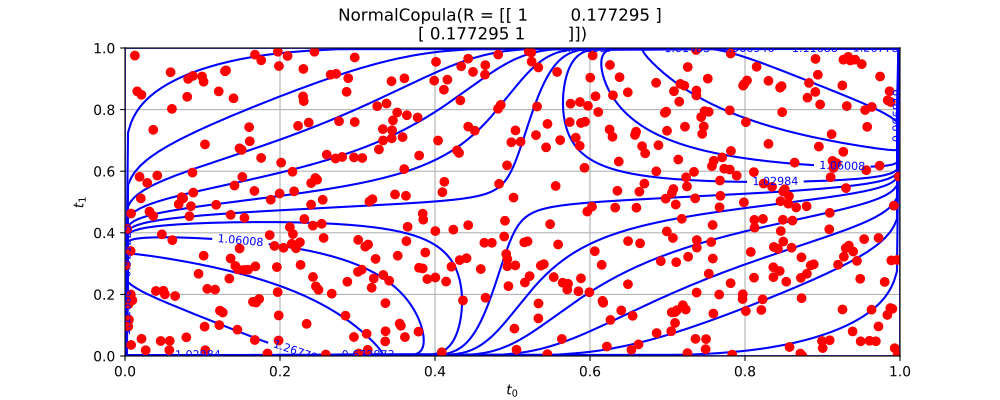

Here is the Python script that generated this plot:
import openturns as ot
from matplotlib import pyplot as plt
from openturns.viewer import View
ot.RandomGenerator.SetSeed(0)
factory = ot.NormalCopulaFactory()
ref = factory.build()
dimension = ref.getDimension()
if dimension <= 2:
    sample = ref.getSample(50)
    distribution = factory.build(sample)
    if dimension == 1:
        distribution.setDescription(['$t$'])
        pdf_graph = distribution.drawPDF(256)
        cloud = ot.Cloud(sample, ot.Sample(sample.getSize(), 1))
        cloud.setColor('blue')
        cloud.setPointStyle('fcircle')
        pdf_graph.add(cloud)
        fig = plt.figure(figsize=(10, 4))
        plt.suptitle(str(distribution))
        pdf_axis = fig.add_subplot(111)
        View(pdf_graph, figure=fig, axes=[pdf_axis], add_legend=False)
    else:
        sample = ref.getSample(500)
        distribution.setDescription(['$t_0$', '$t_1$'])
        pdf_graph = distribution.drawPDF([256]*2)
        cloud = ot.Cloud(sample)
        cloud.setColor('red')
        cloud.setPointStyle('fcircle')
        pdf_graph.add(cloud)
        fig = plt.figure(figsize=(10, 4))
        plt.suptitle(str(distribution))
        pdf_axis = fig.add_subplot(111)
        View(pdf_graph, figure=fig, axes=[pdf_axis], add_legend=False)
